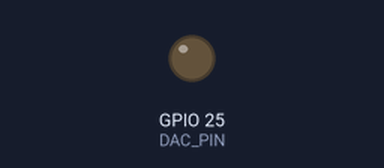
Recording of a sketch running on a simulated ESP32. On the bench: output pins drawn as LEDs (lit = HIGH). Random numbers use the default seed unless the sketch sets one.

Above: at 0.0 s.
Timing chart, 0 to 0.3 s (numbered marks = the images above):
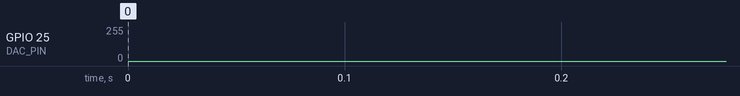

The sketch:

cosine.ino
```cpp
#include <math.h>

// ===== Configuration =====
#define DAC_PIN 25
#define TABLE_SIZE 256
#define SCALING 3.0

uint8_t cosineTable[TABLE_SIZE];

volatile float frequency = 100.0;
volatile int sampleRate = 256;
volatile float amplitude = 2.0;
volatile bool noiseEnable = true;
volatile float noiseLevel = 0.075;

// ===== Timer =====
hw_timer_t *timer = NULL;
portMUX_TYPE timerMux = portMUX_INITIALIZER_UNLOCKED;

volatile int sampleIndex = 0;

// ===== Noise =====
inline float generateNoise() {
  if (!noiseEnable) return 0;
  int n = random(-128, 128);
  return noiseLevel * n;
}

// ===== ISR =====
void IRAM_ATTR onTimer() {
  portENTER_CRITICAL_ISR(&timerMux);

  dacWrite(DAC_PIN, cosineTable[sampleIndex]);

  sampleIndex++;
  if (sampleIndex >= TABLE_SIZE) {
    sampleIndex = 0;
  }

  portEXIT_CRITICAL_ISR(&timerMux);
}

// ===== Table =====
void buildTable() {
  for (int i = 0; i < TABLE_SIZE; i++) {
    float angle = 2.0 * PI * i / TABLE_SIZE;
    float value = cos(angle);
    value = value * amplitude / SCALING;

    cosineTable[i] = (uint8_t)(127.5 + 127.5 * value + generateNoise());
  }
}

// ===== Update Frequency =====
void updateFrequency(float freq) {
  frequency = freq;
  sampleRate = TABLE_SIZE * frequency;

  uint64_t alarm_value = 1000000 / sampleRate; // timer ticks (1 MHz base)

  timerAlarm(timer, alarm_value, true, 0);
}

// ===== Setup =====
void setup() {
  buildTable();

  // NEW API: timer frequency in Hz (1 MHz here)
  timer = timerBegin(1000000);

  timerAttachInterrupt(timer, &onTimer);

  updateFrequency(frequency);
}

// ===== Loop =====
void loop() {
}
```
